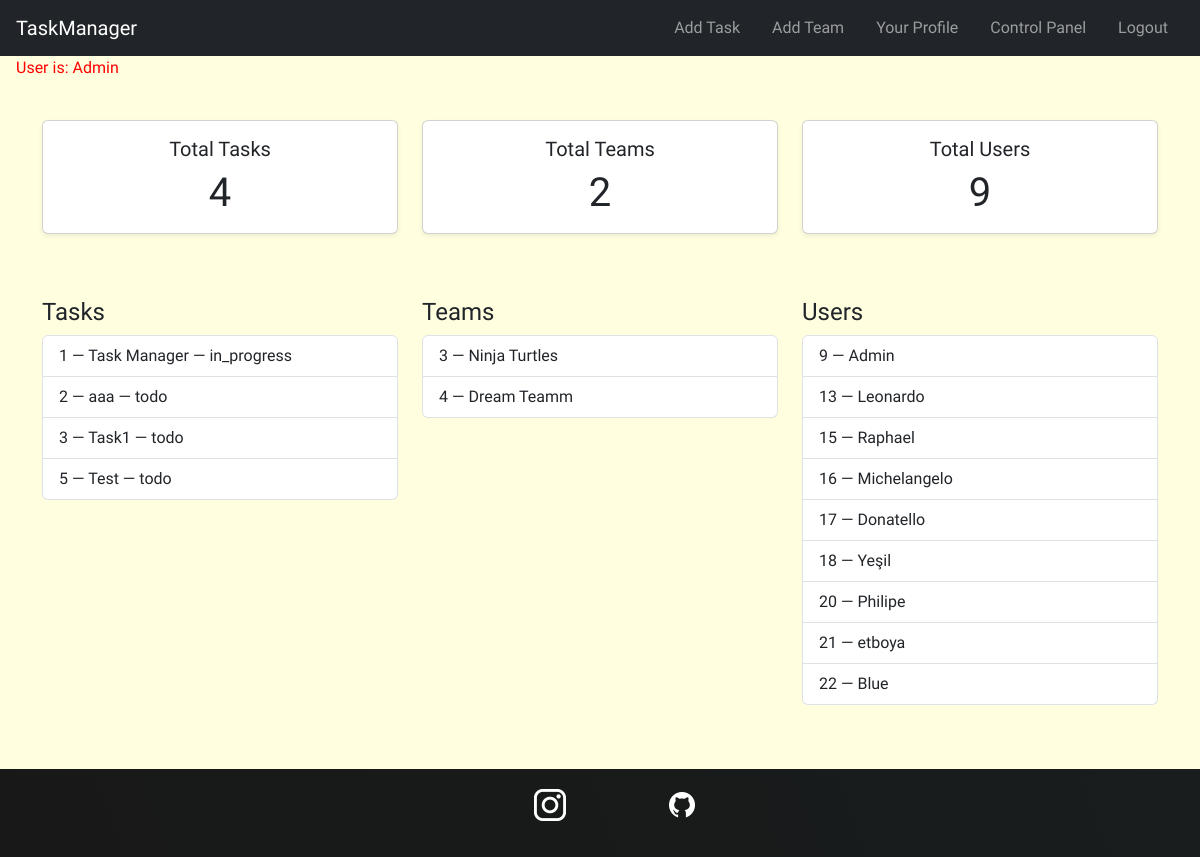
/control-panel/ (signed in), run on an earlier commit of the app's database.
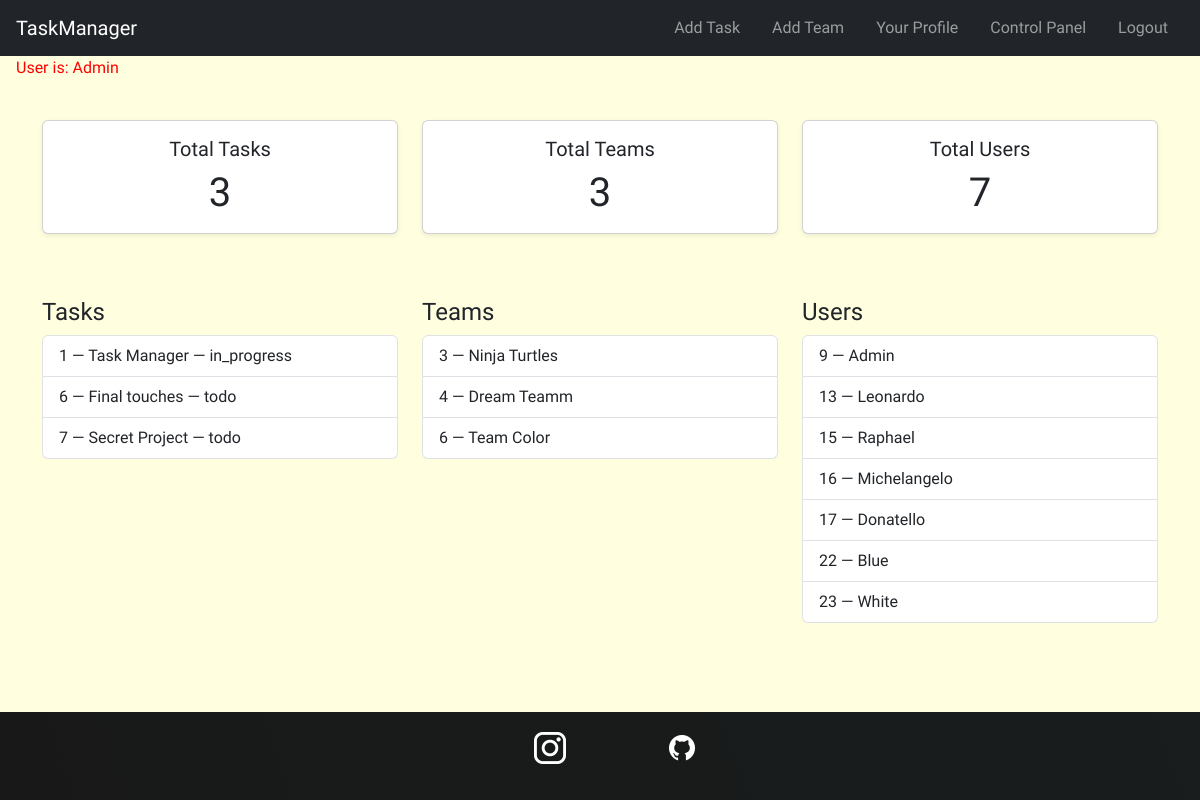
And on a later commit of the database.
### tasks/models.py (models this page shows, shortened)
class Task(models.Model):
    STATUS_CHOICES = [
        ('todo', 'To Do'),
        ('in_progress', 'In Progress'),
        ('done', 'Done'),
    ]
    private = models.BooleanField(blank=False,default=False) # if it is false every one can see it , users & teams associated
    creator = models.ForeignKey(User,on_delete=models.CASCADE, related_name='created_tasks')
    title = models.CharField(max_length=200)
    status = models.CharField(max_length=20, choices=STATUS_CHOICES, default='todo')
    description = models.TextField(blank=True)
    users = models.ManyToManyField(User, related_name='tasks')  # Users assigned to the task
    teams = models.ManyToManyField(Team, related_name='tasks' , blank=True)  # Teams related to the task
    subtasks = models.ManyToManyField('self', symmetrical=False, blank=True, related_name='parent_tasks')  # Optional sub-task linkage
    created_at = models.DateTimeField(auto_now_add=True)
    updated_at = models.DateTimeField(auto_now=True)
    deadline = models.DateTimeField(null=True, blank=True)

class Team(models.Model): # One user can be a team
    name = models.CharField(max_length=100)
    users = models.ManyToManyField(User, related_name='teams')

class UserProfile(models.Model):
    user = models.OneToOneField(User, on_delete=models.CASCADE)# if we delete user we delete theri profile too
    description = models.TextField(blank=True)
    image = models.ImageField(max_length=500,default="profile_pictures/placeholder.png",upload_to="profile_pictures")

### tasks/views.py (the view)
# urls.py: path("control-panel/", views.admin_index, name="control_panel"),
@login_required
def admin_index(request):
    if not request.user.is_superuser: # Only admin can access this page
        return HttpResponse("You are not authorized to acces this page.")
    task_list = Task.objects.all() # rn they (task_list) are objects
    team_list = Team.objects.all()
    user_list = UserProfile.objects.all()
    task_count = task_list.count() # count metod counts all the elements in the list
    team_count = team_list.count()
    user_count = user_list.count()
    context = { # we use this to create dynamique pages we use this variable as an attribute | we use the content in it like objects
        "task_list":task_list,
        "team_list":team_list,
        "user_list":user_list,
        "user_count": user_count,
        "team_count": team_count,
        'task_count': task_count,
        "current_user": request.user, # after login it contains current users information
    }
    return render(request,"admin-index.html",context)

### tasks/templates/admin-index.html
{% extends 'base.html' %} {% block body %}
<div class="container my-4">
  <section class="row text-center mb-5">
    <article class="col-md-4 mb-3">
      <div class="card h-100 shadow-sm">
        <div class="card-body">
          <h5 class="card-title">Total Tasks</h5>
          <p class="card-text display-6">{{ task_count }}</p>
        </div>
      </div>
    </article>
    <article class="col-md-4 mb-3">
      <div class="card h-100 shadow-sm">
        <div class="card-body">
          <h5 class="card-title">Total Teams</h5>
          <p class="card-text display-6">{{ team_count }}</p>
        </div>
      </div>
    </article>
    <article class="col-md-4 mb-3">
      <div class="card h-100 shadow-sm">
        <div class="card-body">
          <h5 class="card-title">Total Users</h5>
          <p class="card-text display-6">{{ user_count }}</p>
        </div>
      </div>
    </article>
  </section>
  <section class="row">
    <article class="col-lg-4 mb-4">
      <h4>Tasks</h4>
      <ul class="list-group">
        {% for task in task_list %}
        <a
          href="{% url 'task:detail_task' task.id %}"
          class="list-group-item list-group-item-action"
        >
          {{ task.id }} — {{ task.title }} — {{ task.status|default:"todo" }}
        </a>
        {% empty %}
        <div class="list-group-item">No tasks available.</div>
        {% endfor %}
      </ul>
    </article>
    <article class="col-lg-4 mb-4">
      <h4>Teams</h4>
      <ul class="list-group">
        {% for team in team_list %}
        <a
          href="{% url 'task:detail_team' team.id %}"
          class="list-group-item list-group-item-action"
        >
          {{ team.id }} — {{ team.name }}
        </a>
        {% empty %}
        <div class="list-group-item">No teams available.</div>
        {% endfor %}
      </ul>
    </article>
    <article class="col-lg-4 mb-4">
      <h4>Users</h4>
      <ul class="list-group">
        {% for user in user_list %}
        <a
          href="{% url 'task:detail_user' user.id %}"
          class="list-group-item list-group-item-action"
        >
          {{ user.id }} — {{ user.user.username }}
        </a>
        {% empty %}
        <div class="list-group-item">No users available.</div>
        {% endfor %}
      </ul>
    </article>
  </section>
</div>
{% endblock %}

### tasks/templates/base.html (shortened to what this page needs)
{% load static %}
<!DOCTYPE html>
<html lang="en">
  <head>
    <link
      href="https://cdn.jsdelivr.net/npm/bootstrap@5.3.5/dist/css/bootstrap.min.css"
      rel="stylesheet"
    />
    <link rel="stylesheet" href="{% static 'tasks/styles.css' %}" />
  </head>
  <body class="d-flex flex-column min-vh-100">
    <header>
      <nav class="navbar navbar-dark bg-dark">
        <a href="/" class="navbar-brand ms-3">TaskManager</a>
        <div class="navbar-nav flex-row ms-auto me-3">
          {% if user.is_authenticated %}
          <a class="nav-link px-3" href="{% url 'task:create_task' %}"
            >Add Task</a
          >
          <a class="nav-link px-3" href="{% url 'task:create_team' %}"
            >Add Team</a
          >
          {% if user.userprofile %}
          <a
            class="nav-link px-3"
            href="{% url 'task:detail_user' request.user.userprofile.id %}"
            >Your Profile</a
          >
          {% endif %} {% if request.user.is_superuser %}
          <li class="nav-item">
            <a class="nav-link px-3" href="{% url 'task:control_panel' %}"
              >Control Panel</a
            >
          </li>
          {% endif %}
          <form
            method="POST"
            action="{% url 'logout' %}"
            style="display: inline"
          >
            <button type="submit" class="btn btn-link nav-link px-3">
              Logout
            </button>
          </form>
          {% else %}
          <a class="nav-link px-3" href="{% url 'login' %}">Login</a>
          <a class="nav-link px-3" href="{% url 'register' %}">Register</a>
          {% endif %}
        </div>
      </nav>
    </header>
    <p style="color: red; margin-left: 1rem">User is: {{ user }}</p>
    <main class="flex-fill">
      {% block body %} {% endblock %}
    </main>
    <footer>
      <ul>
        <li>
          <a href="https://www.instagram.com/">
            <img
              src="/pictures/icons/insta.png"
              alt="Instagram logo link to social media page"
          /></a>
        </li>
        <li>
          <a href="https://github.com/ErkinTunc/App-Web-Gestion-De-taches">
            <img
              src="/pictures/icons/github.png"
              alt="A Github logo link to its github repository page"
            />
          </a>
        </li>
      </ul>
    </footer>
  </body>
</html>

### tasks/static/tasks/styles.css (style rules this page uses)
body { background-color: lightyellow; font-family: "Oswald", sans-serif; }
li { margin: auto; }
footer { background: linear-gradient(70deg, rgb(24, 24, 24), rgb(25, 29, 29)); padding: 1.25rem 0; margin-top: 1rem; }
footer ul { display: flex; justify-content: center; }
footer li { width: 2rem; height: 2rem; margin: 0 3.125rem; }
footer img { width: 100%; height: 100%; }
footer li { list-style: none; }

What changed in the data, as far as the page shows it:
removed Task: id "2", title "aaa", status "todo"
removed Task: id "3", title "Task1", status "todo"
removed Task: id "5", title "Test", status "todo"
removed UserProfile: id "18", user.username "Yeşil"
removed UserProfile: id "20", user.username "Philipe"
removed UserProfile: id "21", user.username "etboya"
added Task: id "6", title "Final touches", status "todo"
added Task: id "7", title "Secret Project", status "todo"
added Team: id "6", name "Team Color"
added UserProfile: id "23", user.username "White"
Also different on the page:
{{ task_count }}: "4" → "3"
{{ team_count }}: "2" → "3"
{{ user_count }}: "9" → "7"
